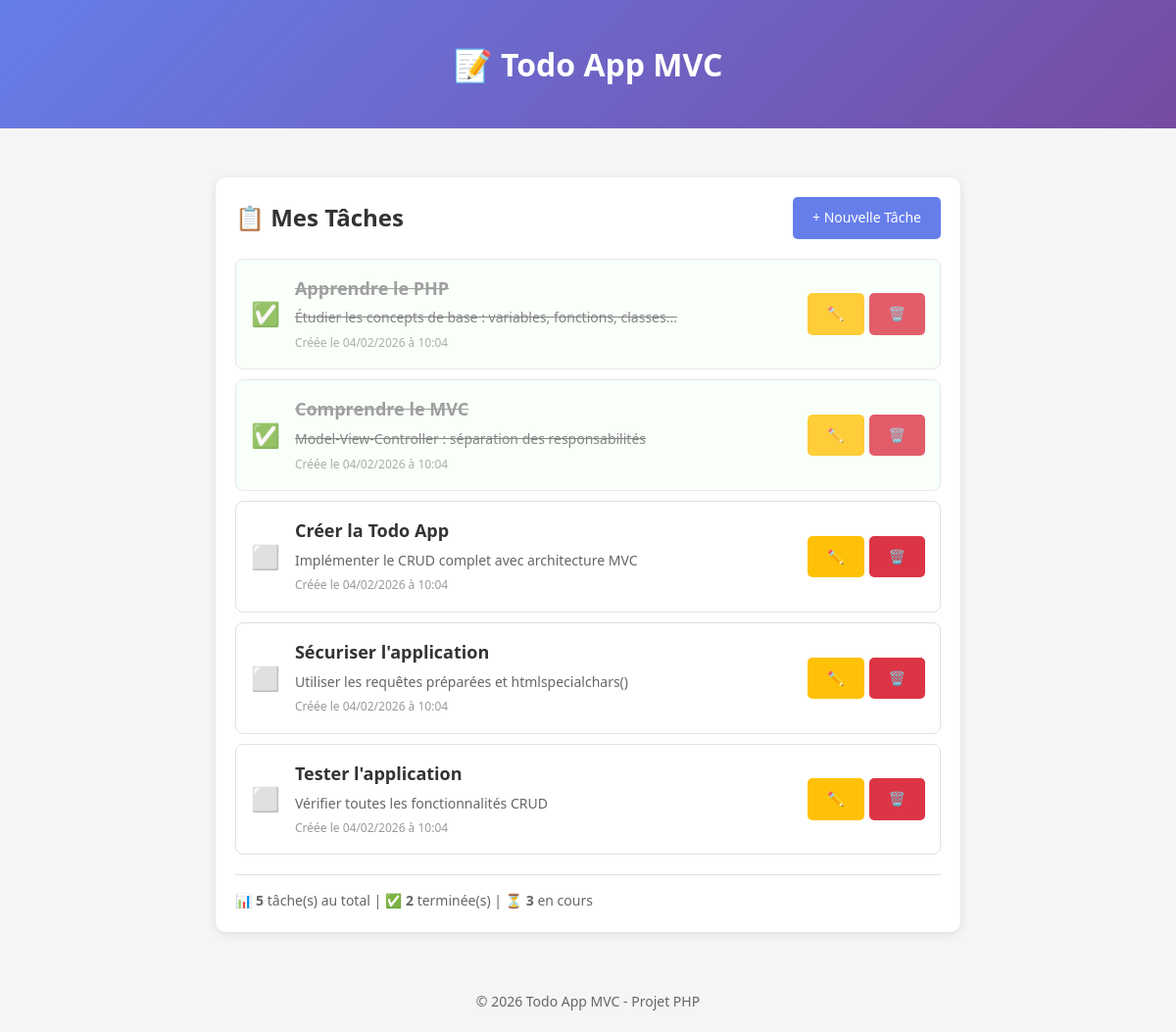
The page / on the database its author committed.
### tables this page shows
CREATE TABLE IF NOT EXISTS tasks (
    id INT UNSIGNED AUTO_INCREMENT PRIMARY KEY,
    title VARCHAR(255) NOT NULL,
    description TEXT DEFAULT NULL,
    is_completed TINYINT(1) NOT NULL DEFAULT 0,
    created_at DATETIME NOT NULL DEFAULT CURRENT_TIMESTAMP,
    updated_at DATETIME NOT NULL DEFAULT CURRENT_TIMESTAMP ON UPDATE CURRENT_TIMESTAMP,
    
     
    INDEX idx_is_completed (is_completed),
    INDEX idx_created_at (created_at)
);

### controllers/TaskController.php (called while the page is built, shortened)
<?php
class TaskController
{
    private Task $taskModel;
    public function __construct()
    {
        $this->taskModel = new Task();
    }
    public function index(): void
    {
        $tasks = $this->taskModel->findAll();
        require_once __DIR__ . '/../views/tasks/index.php';
    }
}

### config/Database.php (called while the page is built, shortened)
<?php
class Database
{
    private static ?Database $instance = null;
    private PDO $connection;
    private function __construct()
    {
        try {
            $dsn = sprintf(
                'mysql:host=%s;dbname=%s;charset=%s',
                self::DB_HOST,
                self::DB_NAME,
                self::DB_CHARSET
            );
            $options = [
                PDO::ATTR_ERRMODE => PDO::ERRMODE_EXCEPTION,
                PDO::ATTR_DEFAULT_FETCH_MODE => PDO::FETCH_ASSOC,
                PDO::ATTR_EMULATE_PREPARES => false
            ];
            $this->connection = new PDO($dsn, self::DB_USER, self::DB_PASS, $options);
        } catch (PDOException $e) {
            die('Erreur de connexion à la base de données : ' . $e->getMessage());
        }
    }
    public static function getInstance(): Database
    {
        if (self::$instance === null) {
            self::$instance = new self();
        }
        return self::$instance;
    }
    public function getConnection(): PDO
    {
        return $this->connection;
    }
}

### models/Task.php (called while the page is built, shortened)
<?php
class Task
{
    private PDO $db;
    public function __construct()
    {
        $this->db = Database::getInstance()->getConnection();
    }
    public function findAll(): array
    {
        $sql = "SELECT * FROM tasks ORDER BY created_at DESC";
        $stmt = $this->db->query($sql);
        return $stmt->fetchAll();
    }
}

### views/tasks/index.php (the view, shortened to what this page needs)
<?php
require_once __DIR__ . '/../layout/header.php';
?>
<div class="card">
    <div style="display: flex; justify-content: space-between; align-items: center; margin-bottom: 20px;">
        <h2>📋 Mes Tâches</h2>
        <a href="?action=create" class="btn btn-primary">+ Nouvelle Tâche</a>
    </div>
    <?php if (empty($tasks)): ?>
        <div style="text-align: center; padding: 40px; color: #666;">
            <p style="font-size: 48px; margin-bottom: 10px;">📭</p>
            <p>Aucune tâche pour le moment.</p>
            <p>Commencez par <a href="?action=create">créer une nouvelle tâche</a> !</p>
        </div>
    <?php else: ?>
        <div class="task-list">
            <?php foreach ($tasks as $task): ?>
                <div class="task-item" style="
                    display: flex;
                    align-items: center;
                    padding: 15px;
                    border: 1px solid #e0e0e0;
                    border-radius: 8px;
                    margin-bottom: 10px;
                    background-color: <?= $task['is_completed'] ? '#f8fff8' : '#fff' ?>;
                    <?= $task['is_completed'] ? 'opacity: 0.8;' : '' ?>
                ">
                    <a href="?action=toggle&id=<?= (int) $task['id'] ?>"
                       style="margin-right: 15px; font-size: 24px; text-decoration: none;"
                       title="<?= $task['is_completed'] ? 'Marquer comme non fait' : 'Marquer comme fait' ?>">
                        <?= $task['is_completed'] ? '✅' : '⬜' ?>
                    </a>
                    <div style="flex: 1;">
                        <h3 style="
                            margin: 0;
                            font-size: 18px;
                            <?= $task['is_completed'] ? 'text-decoration: line-through; color: #888;' : '' ?>
                        ">
                            <?= htmlspecialchars($task['title']) ?>
                        </h3>
                        <?php if (!empty($task['description'])): ?>
                            <p style="
                                margin: 5px 0 0 0;
                                color: #666;
                                font-size: 14px;
                                <?= $task['is_completed'] ? 'text-decoration: line-through;' : '' ?>
                            ">
                                <?= htmlspecialchars($task['description']) ?>
                            </p>
                        <?php endif; ?>
                        <small style="color: #999; font-size: 12px;">
                            Créée le <?= date('d/m/Y à H:i', strtotime($task['created_at'])) ?>
                        </small>
                    </div>
                    <div style="display: flex; gap: 5px;">
                        <a href="?action=edit&id=<?= (int) $task['id'] ?>"
                           class="btn btn-warning"
                           title="Modifier">
                            ✏️
                        </a>
                        <a href="?action=delete&id=<?= (int) $task['id'] ?>"
                           class="btn btn-danger"
                           title="Supprimer"
                           onclick="return confirm('Êtes-vous sûr de vouloir supprimer cette tâche ?');">
                            🗑️
                        </a>
                    </div>
                </div>
            <?php endforeach; ?>
        </div>
        <div style="margin-top: 20px; padding-top: 15px; border-top: 1px solid #e0e0e0; color: #666; font-size: 14px;">
            <?php
            $total = count($tasks);
            $completed = count(array_filter($tasks, fn($t) => $t['is_completed']));
            $pending = $total - $completed;
            ?>
            <p>
                📊 <strong><?= $total ?></strong> tâche(s) au total |
                ✅ <strong><?= $completed ?></strong> terminée(s) |
                ⏳ <strong><?= $pending ?></strong> en cours
            </p>
        </div>
    <?php endif; ?>
</div>
<?php require_once __DIR__ . '/../layout/footer.php'; ?>

### index.php (shortened to what this page needs)
<?php
spl_autoload_register(function ($class) {
    $paths = [
        'config/',
        'controllers/',
        'models/'
    ];
    foreach ($paths as $path) {
        $file = __DIR__ . '/' . $path . $class . '.php';
        if (file_exists($file)) {
            return;
        }
    }
});
$action = $_GET['action'] ?? 'index';
$controller = new TaskController();
switch ($action) {
    case 'index':
        $controller->index();
        break;
}

### views/layout/header.php (shortened to what this page needs)
<!DOCTYPE html>
<html lang="fr">
<head>
</head>
<body>
    <header>
        <div class="container">
            <h1>📝 Todo App MVC</h1>
        </div>
    </header>
    <main class="container">

### views/layout/footer.php
    </main>
    <footer style="text-align: center; padding: 20px; color: #666; font-size: 14px;">
        <p>&copy; <?= date('Y') ?> Todo App MVC - Projet PHP</p>
    </footer>
</body>
</html>

### views/layout/header.php (style rules this page uses)
* { margin: 0; padding: 0; box-sizing: border-box; }
body { font-family: 'Segoe UI', Tahoma, Geneva, Verdana, sans-serif; background-color: #f5f5f5; color: #333; line-height: 1.6; }
.container { max-width: 800px; margin: 0 auto; padding: 20px; }
header { background: linear-gradient(135deg, #667eea 0%, #764ba2 100%); color: white; padding: 20px 0; margin-bottom: 30px; }
header h1 { text-align: center; font-size: 2rem; }
.btn { display: inline-block; padding: 10px 20px; border: none; border-radius: 5px; cursor: pointer; text-decoration: none; font-size: 14px; transition: all 0.3s ease; }
.btn-primary { background-color: #667eea; color: white; }
.btn-warning { background-color: #ffc107; color: #333; }
.btn-danger { background-color: #dc3545; color: white; }
.card { background: white; border-radius: 10px; box-shadow: 0 2px 10px rgba(0, 0, 0, 0.1); padding: 20px; margin-bottom: 20px; }

### rows shown on the page
tasks: title "Apprendre le PHP", description "Étudier les concepts de base : variables, fonctions, classes...", created_at "04/02/2026 à 10:04"
tasks: title "Comprendre le MVC", description "Model-View-Controller : séparation des responsabilités", created_at "04/02/2026 à 10:04"
tasks: title "Créer la Todo App", description "Implémenter le CRUD complet avec architecture MVC", created_at "04/02/2026 à 10:04"
tasks: title "Sécuriser l'application", description "Utiliser les requêtes préparées et htmlspecialchars()", created_at "04/02/2026 à 10:04"
tasks: title "Tester l'application", description "Vérifier toutes les fonctionnalités CRUD", created_at "04/02/2026 à 10:04"

### other values the page prints
$total "5"
$completed "2"
$pending "3"
